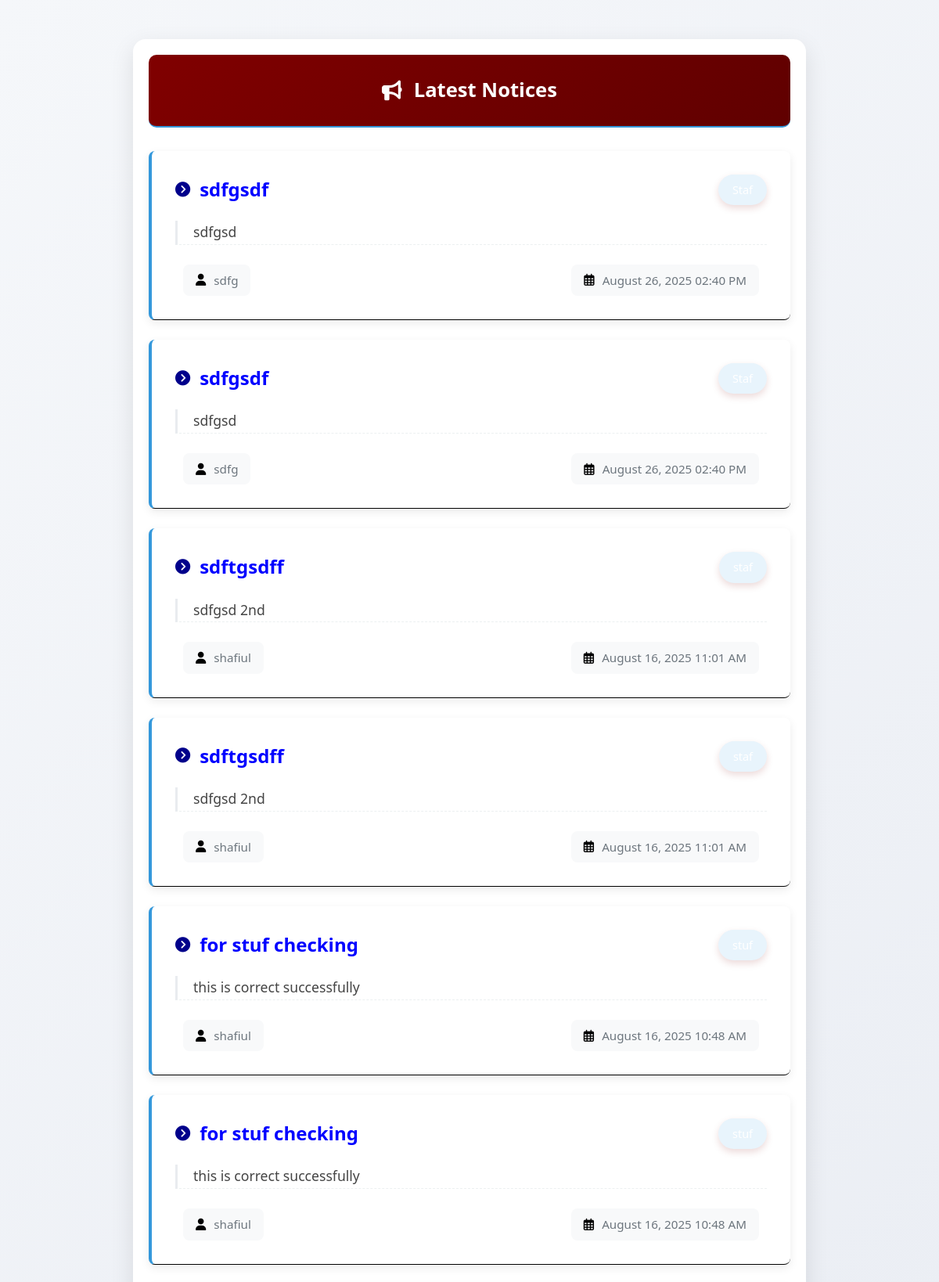
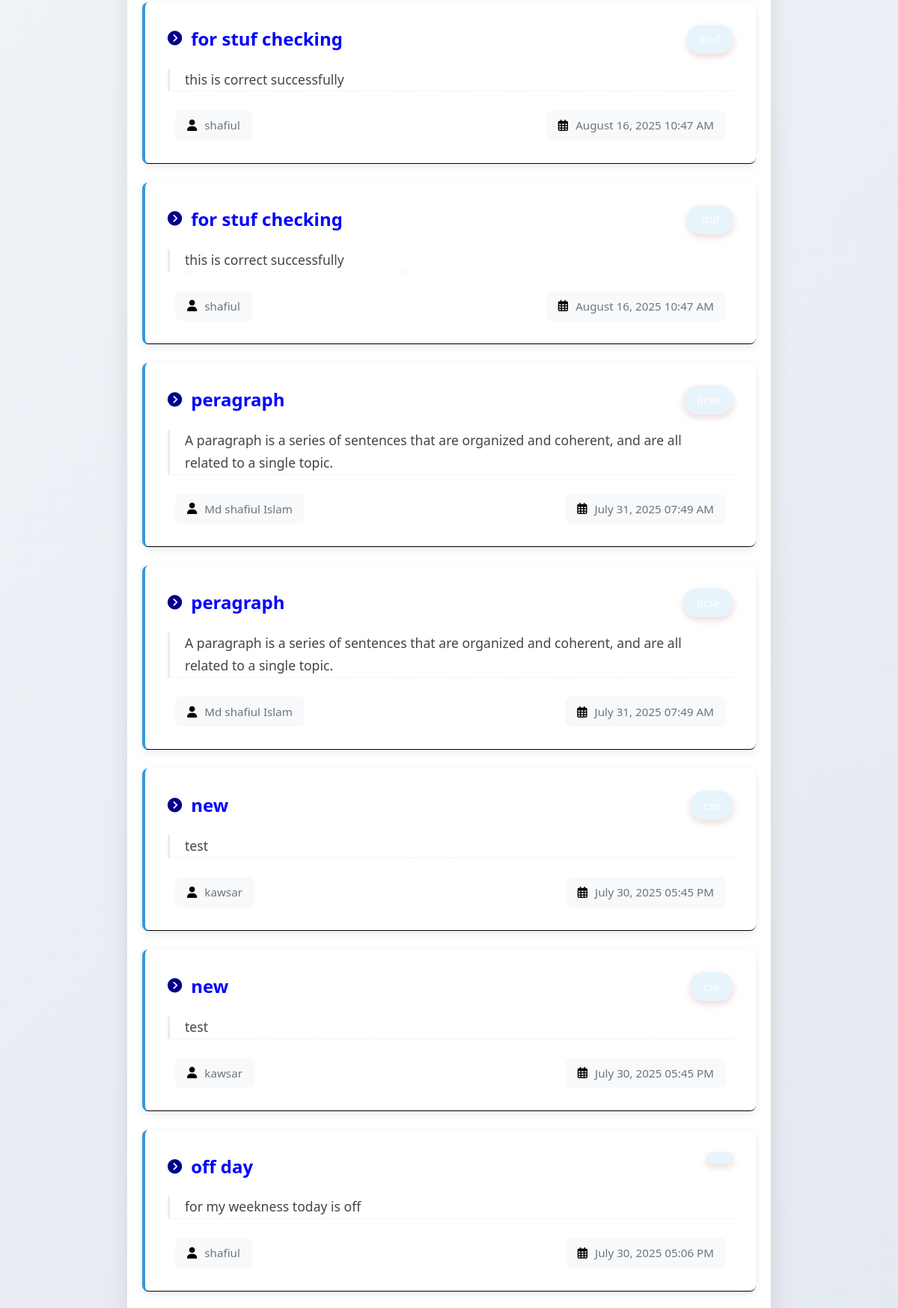
The app's page /notice/notice.php (upper part) with its own data (2 pictures, top to bottom).
### tables this page shows
CREATE TABLE `notice` (
  `id` int(11) NOT NULL,
  `title` varchar(255) NOT NULL,
  `section` varchar(100) NOT NULL,
  `content` text NOT NULL,
  `author` varchar(100) NOT NULL,
  `created_at` timestamp NOT NULL DEFAULT current_timestamp(),
  `viewed` tinyint(1) DEFAULT 0 COMMENT '0=unread, 1=read'
);

### library/notice.php (the view, shortened to what this page needs)
 <!DOCTYPE html>
 <html lang="en">
 <head>
    <link rel="stylesheet" href="library.css">
    <link rel="stylesheet" href="search_results.php">
 </head>
 <body>
 <?php
      $con = mysqli_connect("localhost", "root", "", "skst_university");
    function see_notice(){
    global $con;
          $query ="SELECT * FROM notice
WHERE section NOT IN ('Faculty', 'Student', 'Library', 'Staff','Alumni')
ORDER BY created_at DESC";
          $result = mysqli_query($con, $query);
          if (mysqli_num_rows($result) > 0) {
    echo "<div class='notices-container'>";
    echo "<h2 class='notices-heading'><i class='fas fa-bullhorn'></i> Latest Notices</h2>";
      while($row = mysqli_fetch_assoc($result)){
        echo "<div class='notice-card'>";
        echo "<div class='notice-header'>";
        echo "<h3 class='notice-title'><i class='fas fa-chevron-circle-right'></i> " . htmlspecialchars($row['title']) . "</h3>";
        echo "<span class='notice-section'>" . htmlspecialchars($row['section']) . "</span>";
        echo "</div>";
        echo "<div class='notice-content'>" . nl2br(htmlspecialchars($row['content'])) . "</div>";
        echo "<div class='notice-footer'>";
        echo "<span class='notice-author'><i class='fas fa-user'></i> " . htmlspecialchars($row['author']) . "</span>";
        echo "<span class='notice-date'><i class='far fa-calendar-alt'></i> " . date('F j, Y h:i A', strtotime($row['created_at'])) . "</span>";
        echo "</div>";
        echo "</div>";
    }
    echo "</div>";
} else {
    echo "<div class='no-notices'>";
    echo "<i class='far fa-folder-open'></i>";
    echo "<p>No notices found at this time</p>";
    echo "<a href='javascript:history.back()' class='back-button'><i class='fas fa-arrow-left'></i> Back</a>";
    echo "</div>";
}
}
    ?> <a href='library.php' class='back-button'><i class='fas fa-arrow-left'></i> Back</a>
    </body>
 </html>

### library/library.css (style rules this page uses)
.notices-container { max-width: 900px; margin: 30px auto; padding: 20px; font-family: 'Segoe UI', Tahoma, Geneva, Verdana, sans-serif; }
.notices-heading { color: #2c3e50; text-align: center; margin-bottom: 30px; font-size: 28px; display: flex; align-items: center; justify-content: center; gap: 10px; }
.notice-card { background: white; border-radius: 8px; box-shadow: 0 4px 12px rgba(0,0,0,0.08); padding: 20px; margin-bottom: 25px; border-left: 4px solid #3498db; transition: transform 0.3s ease, box-shadow 0.3s ease; }
.notice-header { display: flex; justify-content: space-between; align-items: center; margin-bottom: 15px; flex-wrap: wrap; }
.notice-title { color: #2c3e50; margin: 0; font-size: 20px; display: flex; align-items: center; gap: 8px; }
.notice-section { background: #e8f4fc; color: #3498db; padding: 4px 12px; border-radius: 20px; font-size: 14px; font-weight: 600; }
.notice-content { color: #34495e; line-height: 1.6; margin-bottom: 15px; padding-bottom: 15px; border-bottom: 1px dashed #ecf0f1; }
.notice-footer { display: flex; justify-content: space-between; font-size: 14px; color: #7f8c8d; }
.notice-author, .notice-date { display: flex; align-items: center; gap: 5px; }
h2 { color: #2c3e50; margin-bottom: 20px; font-size: 2rem; border-bottom: 2px solid #3498db; padding-bottom: 10px; display: inline-block; }
h3 { color: #2c3e50; margin: 25px 0 15px; font-size: 1.5rem; }
* { box-sizing: border-box; margin: 0; padding: 0; }
body { font-family: 'Segoe UI', Tahoma, Geneva, Verdana, sans-serif; background: #f9f9ff; }

### notice/notice.php (style rules this page uses)
* { box-sizing: border-box; margin: 0; padding: 0; }
body { font-family: 'Segoe UI', Tahoma, Geneva, Verdana, sans-serif; background: #f9f9ff; color: #333; line-height: 1.6; padding: 20px; }
.notices-container { display: block; background: white; border-radius: 15px; box-shadow: 0 5px 25px rgba(0,0,0,0.08); padding: 25px; margin-bottom: 30px; }
.notices-heading { text-align: center; color: #2c3e50; margin-bottom: 30px; font-size: 28px; display: flex; align-items: center; justify-content: center; gap: 10px; }
.notice-card { background: #f8f9ff; border-left: 5px solid #6a11cb; border-radius: 8px; padding: 20px; margin-bottom: 20px; transition: transform 0.3s ease, box-shadow 0.3s ease; }
.notice-header { display: flex; justify-content: space-between; align-items: center; margin-bottom: 15px; flex-wrap: wrap; gap: 10px; }
.notice-title { color: #2c3e50; font-size: 20px; display: flex; align-items: center; gap: 8px; }
.notice-section { background: linear-gradient(135deg, #6a11cb 0%, #2575fc 100%); color: white; padding: 5px 12px; border-radius: 20px; font-size: 14px; font-weight: 500; }
.notice-content { color: #34495e; margin-bottom: 15px; line-height: 1.6; white-space: pre-line; }
.notice-footer { display: flex; justify-content: space-between; align-items: center; flex-wrap: wrap; gap: 15px; font-size: 14px; color: #7f8c8d; padding-top: 15px; }
.notice-author, .notice-date { display: flex; align-items: center; gap: 5px; }

### records on screen
notice: title "sdfgsdf", content "sdfgsd", author "sdfg", created_at "August 26, 2025 02:40 PM"
notice: title "sdfgsdf", content "sdfgsd", author "sdfg", created_at "August 26, 2025 02:40 PM"
notice: title "sdftgsdff", content "sdfgsd 2nd", author "shafiul", created_at "August 16, 2025 11:01 AM"
notice: title "sdftgsdff", content "sdfgsd 2nd", author "shafiul", created_at "August 16, 2025 11:01 AM"
notice: title "for stuf checking", content "this is correct successfully", author "shafiul", created_at "August 16, 2025 10:48 AM"
notice: title "for stuf checking", content "this is correct successfully", author "shafiul", created_at "August 16, 2025 10:48 AM"
notice: title "for stuf checking", content "this is correct successfully", author "shafiul", created_at "August 16, 2025 10:47 AM"
notice: title "for stuf checking", content "this is correct successfully", author "shafiul", created_at "August 16, 2025 10:47 AM"
notice: title "peragraph", content "A paragraph is a series of sentences that are organized and coherent, and are all related to a single topic.", author "Md shafiul Islam", created_at "July 31, 2025 07:49 AM"
notice: title "peragraph", content "A paragraph is a series of sentences that are organized and coherent, and are all related to a single topic.", author "Md shafiul Islam", created_at "July 31, 2025 07:49 AM"
notice: title "new", content "test", author "kawsar", created_at "July 30, 2025 05:45 PM"
notice: title "new", content "test", author "kawsar", created_at "July 30, 2025 05:45 PM"
notice: title "off day", content "for my weekness today is off", author "shafiul", created_at "July 30, 2025 05:06 PM"
